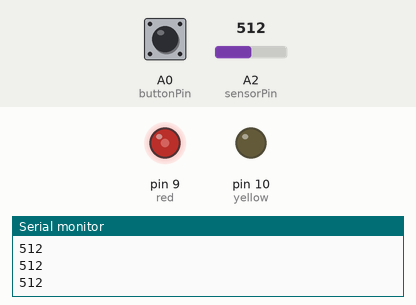
This sketch was run on a simulated Arduino Uno, built with avr-gcc and run on an emulated ATmega328P. Shown: output pins drawn as LEDs (lit = HIGH), the last lines printed to the serial monitor. Inputs (shaded band) come from the test bench; at power-on: A2 (sensorPin) = 512, A0 (buttonPin) HIGH.

Above: at 1.2 s.
1.3 s: A2 (sensorPin) set to 716
At 2.2 s:
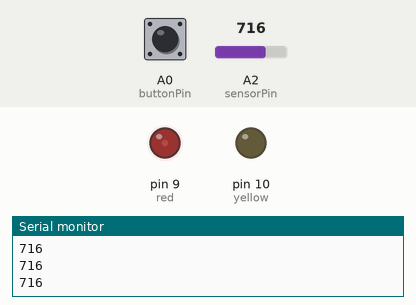
2.8 s: A0 (buttonPin) pulled LOW for 0.15 s
At 4.0 s:
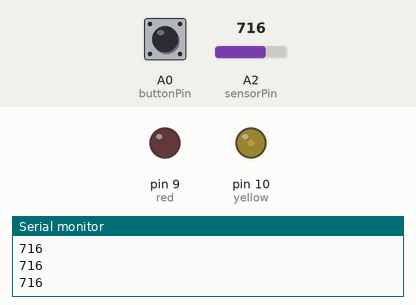
4.4 s: A2 (sensorPin) set to 900
At 5.6 s:
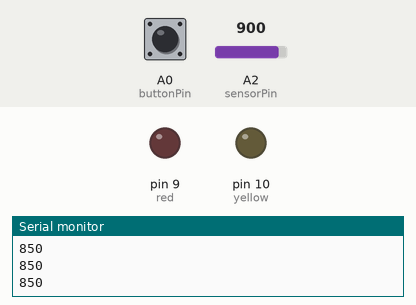
5.9 s: A2 (sensorPin) set to 511
At 6.2 s:
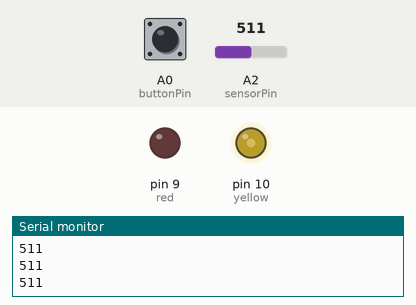
7.4 s: A2 (sensorPin) set to 306
At 8.1 s:
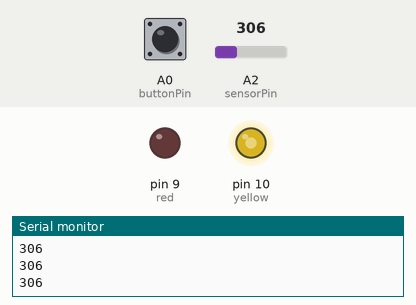
8.9 s: A0 (buttonPin) pulled LOW for 1 s
At 9.9 s:
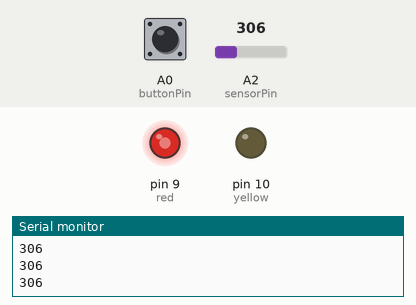
Timing chart, 0 to 11.9 s (numbered marks = the images above; inputs shaded):
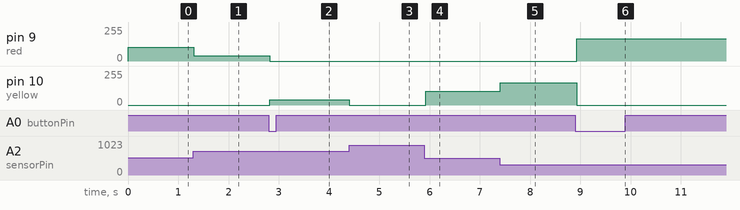

The sketch:

week9assignment.ino
```cpp
//the red & yellow LEDs are connected to digital pins ~9 and ~10 respectively
int red = 9;
int yellow = 10;

int buttonPin = A0;
int sensorPin = A2;
int brightness = 0;

//default is 1 which is not yet clicked when the program just got started
int prevButtonState = 1;

//I want to start with red, so yLed default is false. when the light switches to yellow, yLed will be changed to true
bool yLed = false;


void setup() {
  // put your setup code here, to run once:
  Serial.begin(9600);
  //the leds are the output
  pinMode(red,OUTPUT);
  pinMode(yellow,OUTPUT);
  //a0 is the input (click)
  pinMode(buttonPin,INPUT);

}

void loop() {
  //read the data from the photocell and constrain & map it to a value between 0 and 255 for the LED, this is the brightness
  int sensorValue = analogRead(sensorPin);
  sensorValue = constrain(sensorValue,20,850);
  brightness = map(sensorValue,850,20,0,255);

  //if buttonState is 0 that means it's pressed
  int buttonState = digitalRead(buttonPin);
  //change color when button is JUST pressed, if buttonState is going from 1 (HIGH) to 0 (LOW)
  //this avoids the flickering of the lights when button is hold
  if (prevButtonState == 1 && buttonState == 0) {
    //changes the status of yLed (whether yellow is in use)
    //if it is currently true, change it to false (so now red is in used)
    //vice versa: if it is false (yellow not used, red is used), change it to true (yellow is used)
    yLed= !yLed;
  }

  //update previous button state
  prevButtonState = buttonState;

  if (yLed) {
    //yellow light on, red off
    analogWrite(red, 0);
    analogWrite(yellow, brightness);
  } else {
    //yellow off, red on
    analogWrite(red, brightness);
    analogWrite(yellow, 0);
  }
  Serial.println(sensorValue);
  delay(30);

}
```

Measured:
- after the input at 1.3 s, pin 9 (red): 103/255 → 41/255 at once
- after the input at 2.8 s, pin 9 (red): 41/255 → 0/255 at once; pin 10 (yellow): 0/255 → 41/255 at once
- after the input at 4.4 s, pin 10 (yellow): 41/255 → 0/255 at once
- after the input at 5.9 s, pin 10 (yellow): 0/255 → 104/255 at once
- after the input at 7.4 s, pin 10 (yellow): 104/255 → 167/255 at once
- after the input at 8.9 s, pin 9 (red): 0/255 → 167/255 at once; pin 10 (yellow): 167/255 → 0/255 at once
